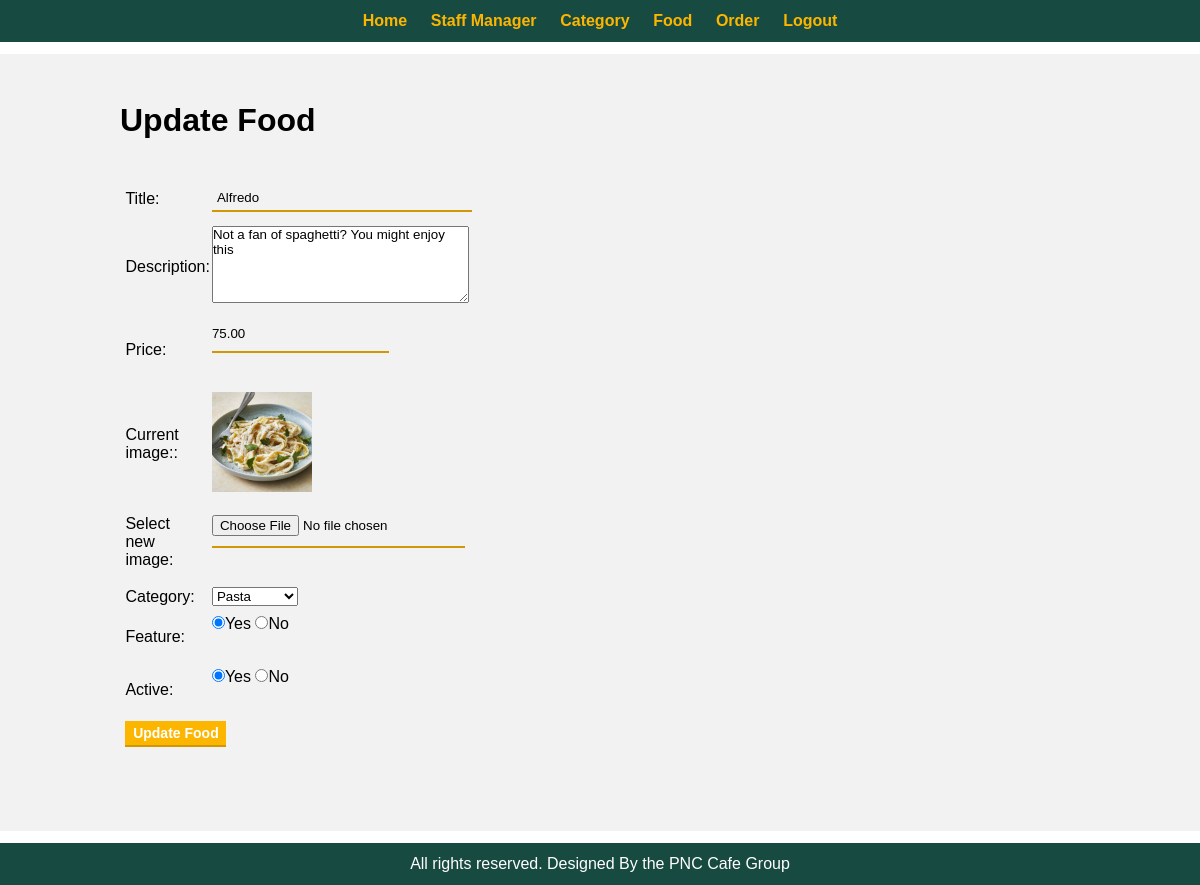
Page /food-order/admin/update-food.php?id=42 (signed in) on the committed database.
### tables this page shows
CREATE TABLE `tbl_food` (
  `id` int(10) UNSIGNED NOT NULL,
  `title` varchar(150) NOT NULL,
  `description` text NOT NULL,
  `price` decimal(10,2) NOT NULL,
  `image_name` varchar(255) NOT NULL,
  `category_id` int(10) UNSIGNED NOT NULL,
  `featured` varchar(10) NOT NULL,
  `active` varchar(10) NOT NULL
);

CREATE TABLE `tbl_category` (
  `id` int(10) UNSIGNED NOT NULL,
  `title` varchar(100) NOT NULL,
  `image_name` varchar(100) NOT NULL,
  `featured` varchar(10) NOT NULL,
  `active` varchar(10) NOT NULL
);

### food-order/admin/update-food.php (the view, shortened to what this page needs)
<?php
    include('partials/menu.php');
?>
<?php
    if(isset($_GET['id'])) {
        $id = $_GET['id'];
        $sql2 = "SELECT * FROM tbl_food WHERE id=$id";
        $res2 = mysqli_query($conn, $sql2);
        $row2 = mysqli_fetch_assoc($res2);
        $title = $row2['title'];
        $description = $row2['description'];
        $price = $row2['price'];
        $current_image = $row2['image_name'];
        $current_category = $row2['category_id'];
        $featured = $row2['featured'];
        $active = $row2['active'];
    } else {
        header('location:'.SITEURL.'admin/manage-food.php');
    }
    ?>
<div class="main-content">
    <div class="wrapper">
        <h1>Update Food</h1>
        <br><br>
        <form action="" method="POST" enctype="multipart/form-data">
            <table class="tbl-30">
                <tr>
                    <td>Title:</td>
                    <td>
                        <input type="text" name="title"  value="<?php echo $title;?>"required>
                    </td>
                </tr>
                <tr>
                    <td>Description:</td>
                    <td>
                    <textarea name="description" cols="30" rows="5" required><?php echo $description; ?></textarea>
                    </td>
                </tr>
                <tr>
                    <td>Price:</td>
                    <td>
                        <input type="number" name="price" value ="<?php echo $price;?>">
                    </td>
                </tr>
                <tr>
                    <td>Current image::</td>
                    <td>
                       <?php
                            if($current_image == "") {
                                echo "<div class='error'>Image not Available.</div>";
                            } else {
                                ?>
                                <img src="<?php echo SITEURL;?>images/food/<?php echo $current_image;?>" width="40%">
                                <?php
                            }
                       ?>
                    </td>
                </tr>
                <tr>
                    <td>Select new image:</td>
                    <td>
                        <input type="file" name="image">
                    </td>
                </tr>
                <tr>
                    <td>Category:</td>
                    <td>
                        <select name="category">
                            <?php
                                $sql = "SELECT * FROM tbl_category WHERE active='Yes'";
                                $res = mysqli_query($conn, $sql);
                                $count  = mysqli_num_rows($res);
                                if($count>0) {
                                     while($row=mysqli_fetch_assoc($res)) {
                                        $category_title = $row['title'];
                                        $category_id = $row['id'];
                                    ?>
                                        <option <?php if($current_category==$category_id) {echo "selected";} ?> value="<?php echo $category_id; ?>"><?php echo $category_title?> </option>
                                    <?php
                                     }
                                } else {
                                    echo "<option value='0'>Category not available</option>";
                                }
                            ?>
                        </select>
                    </td>
                </tr>
                <tr>
                    <td>Feature:</td>
                    <td>
                        <input <?php if($featured=="Yes") {echo "checked";}?> type="radio" name="featured" value="Yes">Yes
                        <input <?php if($featured=="No") {echo "checked";}?> type="radio" name="featured" value="No">No
                    </td>
                </tr>
                <tr>
                    <td>Active:</td>
                    <td>
                        <input  <?php if($active=="Yes") {echo "checked";}?> type="radio" name="active" value="Yes">Yes
                        <input  <?php if($active=="No") {echo "checked";}?> type="radio" name="active" value="No">No
                    </td>
                </tr>
                <tr>
                    <td colspan="2">
                        <input type="submit" name="submit" value="Update Food" class="btn-primary">
                    </td>
                </tr>
            </table>
        </form>
    </div>
</div>
<?php
    include('partials/footer.php');
?>

### food-order/css/admin.css (style rules this page uses)
* { margin: 0 0; padding: 0 0; font-family: Arial, Helvetica, sans-serif; }
.wrapper { padding: 1%; width: 80%; margin: 0 auto; }
.tbl-30 { width:30%; }
table tr td { padding: 1%; margin-right: 3% auto; }
.btn-primary { background-color: #FDB600; padding: 1.2%; font-size: 14px; color: white; text-decoration: none; font-weight: bold; width: 30%; }
.main-content { margin: 1% 0; background-color: #f2f2f2; padding: 3% 0; }
input[type="submit"] { align-items: center; align-content: center; justify-content: center; justify-self: center; }
input[type="text"], input[type="password"] { display: block; width: 100%; padding: 2%; margin: 2% auto; }
form input { border: none; padding: 10px 0; margin-bottom: 30px; box-shadow: none; outline: none; border-bottom: 2px solid black; background-color: rgba(255, 255, 255, 0.01); }
form input:focus, form input:valid { border-bottom: 2px solid #d29704; }

### rows in the picture
tbl_food: title "Alfredo", description "Not a fan of spaghetti? You might enjoy this", price "75.00", image_name (picture), category "Pasta", featured "☑", active "☑"
